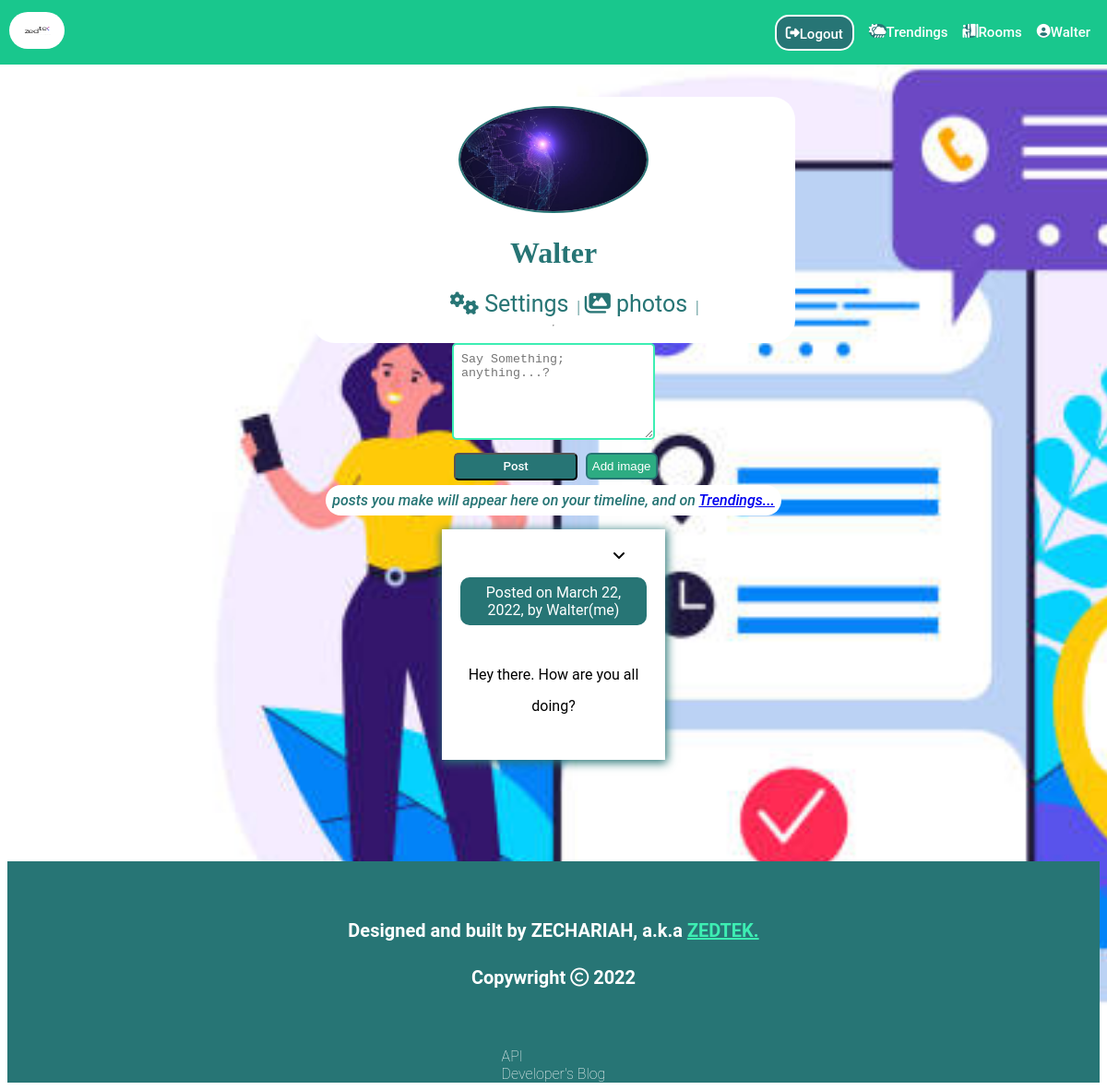
The app's page /profile/ (signed in) with its own data.
### chatapp/models.py (models this page shows, shortened)
class UserProfile(models.Model):
    user= models.OneToOneField(User, on_delete=models.CASCADE)
    image= models.ImageField( default='default.jpg', upload_to='profile_pics/', blank=True)

class Post(models.Model):
    owner= models.ForeignKey(User, on_delete=models.CASCADE)
    content= models.CharField(max_length=200000000000000000, default= f"Posted on {datetime.datetime.now()}", null=True)
    image= models.ImageField(default='default.jpg', blank=True, upload_to='Post_images/')
    date= models.DateField(auto_now_add=True)
    class Meta:
        get_latest_by= 'date'

### chatapp/views.py (the view, shortened to what this page needs)
# urls.py: path('profile/', views.my_profile, name='my profile'),
@login_required(login_url='/chat')
def my_profile(request):
    user= request.user
    msg= messages.get_messages(request)
    post= user.post_set.all()
    return render(request, 'profile.html', {'user' :user,'message':msg, 'post':post})

### chatapp/templates/frontend/profile.html (shortened to what this page needs)
{%extends 'base.html'%}
{%block body%}
<div class="profile">
    <div class="prof-hero">
        <div class="user-img">
            {%if user.userprofile.image%}
            <img src='{{user.userprofile.image.url}}' alt="Profile Photo" class="prof-img" style='width:40%; height:15%;border:2px solid rgb(39, 117, 117); border-radius:50%'>
            {%else%}
            <img src=" ../../../Media/default.jpg" alt="Profile Photo" class="prof-img" style='width:50%; height:50%;border:2px solid rgb(39, 117, 117); border-radius:50%'>
            {%endif%}
        </div>
        <div class="username">
            <h1 id="user-name">{{user}}</h1>
        </div>
        <ul class="quick-links">
            <li id="links"><a href="/settings" id="settings"><i class="fas fa-cogs"></i> Settings</a> | </li>
            <li id="links"><a href="/uploaded" id="photos"><i class="fas fa-images"></i> photos</a> | </li>
        </ul>
        <hr id="hero-separ">
    </div>
    <div class="make-post">
        <div class="post-items">
            <form action="" method='post' class="post-form flex" enctype="multipart/form-data">
                <textarea class="post-widget" name='post-widget' value='' placeholder="Say Something; anything...?" rows="50" cols="20"></textarea>
            </form>
            <div class="post-btn-cont flex">
                <input type="submit" id="post-btn" name="Post" value="Post" onclick="postSubmit()">
                <input type='submit'name="add-image" value="Add image" class='add-image' onclick="getFile()">
            </div>
        </div>
    </div>
    <em id="instruction">posts you make will appear here on your timeline, and on <a href='/trend/' id='trends-quic-link'>Trendings...</a></em>
    <div class="posts">
        {%for item in post%}
            <div class="post-cont">
                <div class="edit-post-cont">
                    <i class="fa-solid fa-angle-down post-tog"></i>
                </div>
                {%if item.image%}
                <p class="postDate">Posted on {{item.date}}, by {{item.owner}}(me)</p>
                <img src="{{item.image.url}}" alt="posted-item" class="posted-img">
                <div class="writeup">
                    <p class="content">{{item.content}}</p>
                </div>
                {%else%}
                <p class="postDate">Posted on {{item.date}}, by {{item.owner}}(me)</p>
                <div class="writeup">
                    <p class="content">{{item.content}}</p>
                </div>
                {%endif%}
            </div>
        {%endfor%}
    </div>
</div>
{%endblock%}

### chatapp/templates/frontend/base.html (shortened to what this page needs)
<!DOCTYPE html>
<html lang="en">
<head>
    <link rel="stylesheet" href="../../static/frontend/css/base.css" type='text/css'>
    <link rel="stylesheet" href="../../static/frontend/css/index.css" type='text/css'>
</head>
<body>
    {%block header%}
    <header class="header">
        <a href=''><img src="../../static/frontend/img/ZEDTEK.png" alt="logo" class='logo' style='height:40px; width:60px; border-radius:20px; background-color: white;'></a>
        <nav class='nav'>
            <ul class='nav-itemz'>
                <li><a href="/logout/" class='logout'><i class="fas fa-sign-out-alt" style="background-color: rgb(39, 117, 117);height:15%;border-radius: 10px;"></i>Logout</a></li>
                <li><a href="/chat/trend/"><i class="fas fa-cloud-sun-rain" style="background-color: rgb(39, 117, 117);height:15%;border-radius: 10px;"></i>  Trendings</a></li>
                <li><a href="/chat/rooms"><i class="fas fa-person-booth" style="background-color: rgb(39, 117, 117);height:15%;border-radius: 10px;"></i>  Rooms</a></li>
                <li><a href="/chat/profile"><i class="fas fa-user-circle" style="background-color: rgb(39, 117, 117);height:15%;border-radius: 10px;"></i>{{user}}</a></li>
            </ul>
        </nav>
    </header>
    {%endblock%}
    {%block body%}{%endblock%}
</body>
<footer class="footer">
    <div class="foot-container">
        <h1 id="by">Designed and built by ZECHARIAH, a.k.a <span id="alias"><a href="https://github.com/zedtek-me"> ZEDTEK.</a></span> </h1>
        <h1 id="copywright">Copywright <i class="far fa-copyright"></i> 2022</h1>
    </div>
    <div class="quick-links">
        <a href="/api/" class="api">API</a>
        <a href="https://zedtek.com.ng" class="my-site">Developer's Blog</a>
    </div>
</footer>
</html>

### chatapp/static/frontend/css/base.css (style rules this page uses)
body { background-image:url('../img/chatapp_background.jpg'); background-repeat:no-repeat; background-size:cover; position: relative; }
.header { display:flex; flex-direction: row; position:fixed; top:0; right:0; left:0; flex-wrap:wrap; background-color:rgb(25, 199, 141); justify-content: space-between; align-items: center; align-content: center; height:50px; padding:10px; transition:all 2s; z-index: 1500; }
.header .nav > ul { display:flex; justify-content: space-between; flex-direction: row; flex-wrap:wrap; align-items: center; list-style: none; }
.nav >ul a { display: flex; justify-content: space-between; margin:8px; color:white; font-family: 'roboto', Courier, monospace; font-weight: 500; font-size:15px; align-self: center; text-decoration: none; text-align: center; padding:auto; }
.logout { background-color: rgb(39, 117, 117); border: 2px solid white; border-radius:15px; padding: 10px; font-family: roboto; font-weight:400; width:fit-content; height: 15px; text-align:center; margin-right:8px; align-self: center; }
.footer { background:rgb(39, 117, 117); display:flex; flex-flow: nowrap column; align-items:center; width: 100%; height:30vh; overflow-x:hidden; margin-top: 8%; margin-left: 0; margin-right:0; position:relative; left:0; bottom:0; right:0; }
.footer .foot-container { color:white; font-family: roboto; font-weight: 100; font-size:10px; margin:auto; align-self:center; display: flex; flex-flow: nowrap column; padding:10px; text-align:center; }
.foot-container #alias a { color: rgb(61, 238, 179); text-decoration: underline; }
.footer .quick-links a { display:flex; flex-flow: column wrap; text-align: left; color:white; font-family: roboto; font-weight:100; text-decoration: none; justify-content: space-between; }
.profile { display: flex; flex-flow: wrap column; align-content: center; align-items: center; text-align: center; margin:auto; margin-top: 8%; padding:10px; }
.profile>.prof-hero { display:flex; flex-flow: column; align-items: center; justify-content: center; align-self: center; color:rgb(39, 117, 117); background-color: white; border-radius:25px; padding:10px; }
.profile> .prof-hero ul { list-style: none; display: flex; flex-flow: nowrap row; margin:auto; }
.profile>.prof-hero ul>li> a { margin:5px; align-self: center; color:rgb(39, 117, 117); font-family: roboto; font-size: 25px; text-decoration: none; cursor:pointer; }
.profile #instruction { background-color: white; font-family: roboto; font-weight: 500; border-radius:20px; color:rgb(39, 117, 117); padding:7px; }
.make-post { display:flex; align-self: center; align-items: center; flex-flow: wrap row; }
.make-post .post-items { display:flex; flex-flow:column wrap; justify-content: center; margin:auto; }
.post-items .flex { flex: 1 1 auto; }
.edit-post-cont { display: flex; flex-direction: column; place-items: center; width: 30%; align-self: flex-end; position: relative; }
.post-tog { z-index: 500; }
.make-post .post-widget { height:85px; width:15em; border:solid rgb(61, 238, 179) 2px; border-radius: 5px; margin:auto; padding:8px; margin-bottom:5px; }
.post-items .post-btn-cont #post-btn { height:30px; width:10em; border-radius: 5px; color: white; font-family: roboto; font-weight:500; background-color: rgb(39, 117, 117); box-shadow: none; margin:none; margin:5px; }
.post-items .post-btn-cont .add-image { background-color:rgb(45, 172, 130); border:2px solid rgb(39, 117, 117); border-radius:6px; padding:5px; color:white; transition: all 2s; }
.posts { display:flex; flex-flow: column wrap; align-items: center; justify-content: center; margin:auto; padding:5px; }
.posts > div { display: flex; flex-direction:column; align-items: center; justify-content: center; width:70%; height:70%; box-shadow: 1px 2px 10px 1px rgb(39, 117, 117); box-sizing:border-box; font-family: roboto; margin:auto; margin-top:3%; padding:20px; background-color: white; }
.posts > div .postDate { align-self:center; justify-self:center; background-color: rgb(39, 117, 117); color: white; font-family:roboto; border:solid 1px light-green; border-radius:10px; padding:7px; }
.posts > div .writeup { align-self: center; flex-grow: 1; flex-basis: 2px; margin:5px; line-height: 0.9cm; }

### chatapp/static/frontend/css/index.css (style rules this page uses)
.header { display: flex; flex-flow: row wrap; justify-content: space-between; align-items: center; }

### records on screen
Post: date "March 22, 2022", owner "Walter", content "Hey there. How are you all doing?"

### other values on screen
{{ user }} "Walter"
